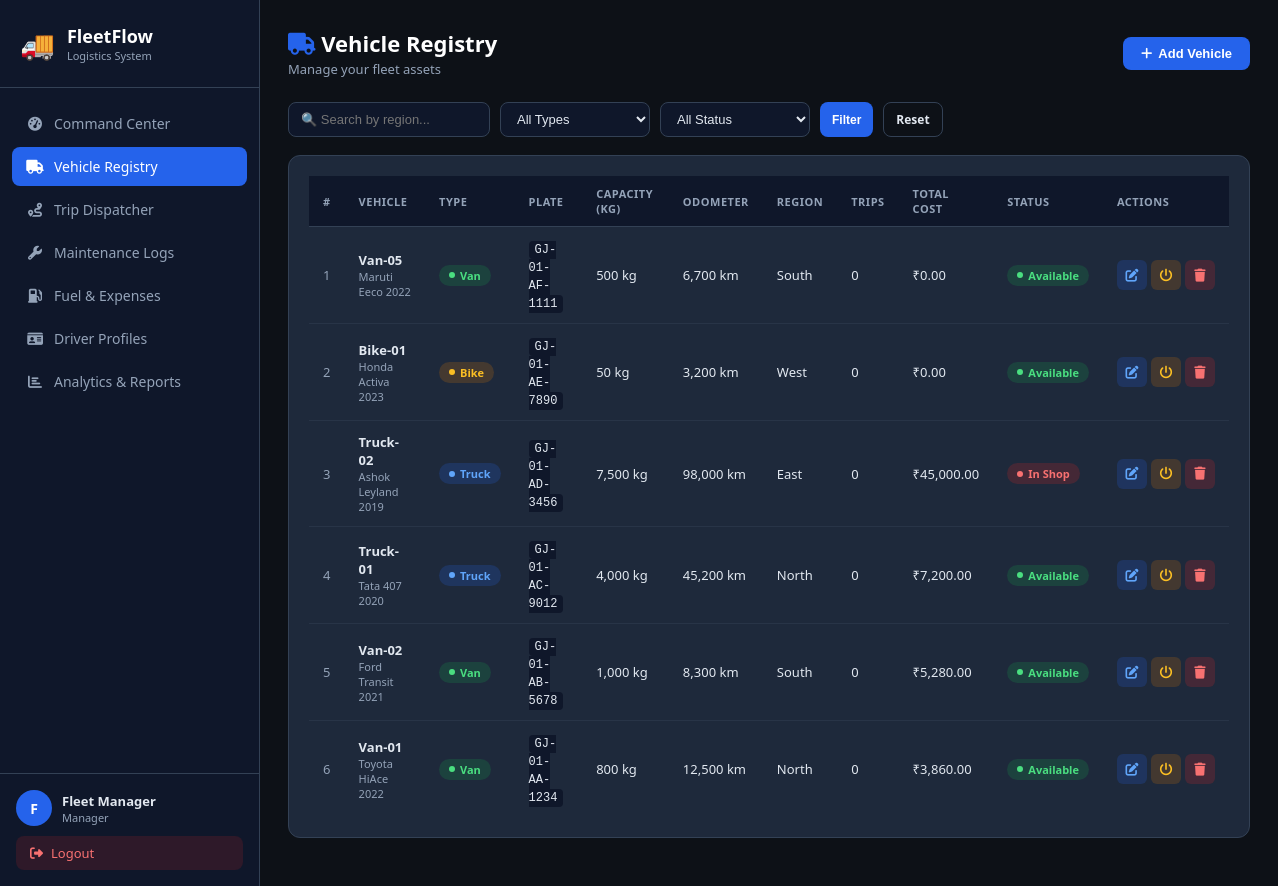
Screenshot of /pages/vehicles.php (signed in) with the database file from the repository.
### tables this page shows
CREATE TABLE IF NOT EXISTS vehicles (
    id INT AUTO_INCREMENT PRIMARY KEY,
    name VARCHAR(100) NOT NULL,
    model VARCHAR(100) NOT NULL,
    license_plate VARCHAR(50) NOT NULL UNIQUE,
    type ENUM('Truck','Van','Bike') NOT NULL DEFAULT 'Van',
    max_capacity DECIMAL(10,2) NOT NULL,
    odometer DECIMAL(10,2) NOT NULL DEFAULT 0,
    acquisition_cost DECIMAL(12,2) NOT NULL DEFAULT 0,
    region VARCHAR(100) NOT NULL DEFAULT '',
    status ENUM('Available','On Trip','In Shop','Retired') NOT NULL DEFAULT 'Available',
    created_at TIMESTAMP DEFAULT CURRENT_TIMESTAMP
);

### pages/vehicles.php (the view, shortened to what this page needs)
<?php
require_once '../includes/config.php';
$where = "WHERE 1=1";
$vehicles = $conn->query("SELECT v.*,
    (SELECT SUM(fl.total_cost) FROM fuel_logs fl WHERE fl.vehicle_id=v.id) as total_fuel,
    (SELECT SUM(ml.cost) FROM maintenance_logs ml WHERE ml.vehicle_id=v.id) as total_maint,
    (SELECT COUNT(*) FROM trips t WHERE t.vehicle_id=v.id AND t.status='Completed') as trips_done
    FROM vehicles v $where ORDER BY v.id DESC");
include '../includes/header.php';
?>
<div class="page-header">
    <div>
        <div class="page-title"><i class="fas fa-truck" style="color:var(--primary)"></i> Vehicle Registry</div>
        <div class="page-subtitle">Manage your fleet assets</div>
    </div>
    <button class="btn btn-primary" onclick="openModal('addModal')">
        <i class="fas fa-plus"></i> Add Vehicle
    </button>
</div>
<div class="filters-bar">
    <form method="GET" style="display:flex;gap:10px;flex-wrap:wrap;width:100%">
        <input type="text" name="region" placeholder="🔍 Search by region..." value="<?= htmlspecialchars($_GET['region'] ?? '') ?>">
        <select name="type">
            <option value="">All Types</option>
        </select>
        <select name="status">
            <option value="">All Status</option>
        </select>
        <button type="submit" class="btn btn-primary btn-sm">Filter</button>
        <a href="vehicles.php" class="btn btn-outline btn-sm">Reset</a>
    </form>
</div>
<div class="card">
    <div class="table-wrap">
        <table>
            <thead>
                <tr>
                    <th>#</th><th>Vehicle</th><th>Type</th><th>Plate</th>
                    <th>Capacity (kg)</th><th>Odometer</th><th>Region</th>
                    <th>Trips</th><th>Total Cost</th><th>Status</th><th>Actions</th>
                </tr>
            </thead>
            <tbody>
            <?php $i=1; while ($v = $vehicles->fetch_assoc()):
                $spill = ['Available'=>'green','On Trip'=>'blue','In Shop'=>'red','Retired'=>'gray'][$v['status']] ?? 'gray';
                $total_cost = ($v['total_fuel'] ?? 0) + ($v['total_maint'] ?? 0);
            ?>
            <tr>
                <td style="color:var(--text-muted)"><?= $i++ ?></td>
                <td>
                    <div style="font-weight:600"><?= htmlspecialchars($v['name']) ?></div>
                    <div style="font-size:11px;color:var(--text-muted)"><?= htmlspecialchars($v['model']) ?></div>
                </td>
                <td><span class="pill pill-<?= $v['type']==='Truck'?'blue':($v['type']==='Van'?'green':'yellow') ?>"><?= $v['type'] ?></span></td>
                <td><code style="background:var(--dark);padding:2px 6px;border-radius:4px;font-size:12px"><?= htmlspecialchars($v['license_plate']) ?></code></td>
                <td><?= number_format($v['max_capacity']) ?> kg</td>
                <td><?= number_format($v['odometer']) ?> km</td>
                <td><?= htmlspecialchars($v['region'] ?: '—') ?></td>
                <td><?= $v['trips_done'] ?></td>
                <td>₹<?= number_format($total_cost, 2) ?></td>
                <td><span class="pill pill-<?= $spill ?>"><?= $v['status'] ?></span></td>
                <td>
                    <div style="display:flex;gap:4px;">
                        <button class="action-btn edit" onclick="editVehicle(<?= htmlspecialchars(json_encode($v)) ?>)" title="Edit"><i class="fas fa-edit"></i></button>
                        <form method="POST" style="display:inline">
                            <button type="submit" class="action-btn view" title="Toggle Retired" style="background:rgba(217,119,6,0.2);color:#fbbf24"><i class="fas fa-power-off"></i></button>
                        </form>
                        <form method="POST" style="display:inline" onsubmit="return confirmDelete()">
                            <button type="submit" class="action-btn delete" title="Delete"><i class="fas fa-trash"></i></button>
                        </form>
                    </div>
                </td>
            </tr>
            <?php endwhile; ?>
            </tbody>
        </table>
    </div>
</div>
<?php include '../includes/footer.php'; ?>

### css/style.css (style rules this page uses)
:root { --primary: #2563eb; --primary-dark: #1d4ed8; --secondary: #7c3aed; --success: #16a34a; --warning: #d97706; --danger: #dc2626; --info: #0891b2; --dark: #0f172a; --dark2: #1e293b; --dark3: #334155; --text: #e2e8f0; --text-muted: #94a3b8; --border: #334155; --card-bg: #1e293b; --sidebar-bg: #0f172a; --body-bg: #0d1117; --input-bg: #0f172a; }
* { margin: 0; padding: 0; box-sizing: border-box; }
body { font-family: 'Segoe UI', system-ui, -apple-system, sans-serif; background: var(--body-bg); color: var(--text); min-height: 100vh; }
.page-header { display: flex; align-items: center; justify-content: space-between; margin-bottom: 24px; }
.page-title { font-size: 22px; font-weight: 700; color: #fff; }
.page-subtitle { font-size: 13px; color: var(--text-muted); margin-top: 2px; }
.card { background: var(--card-bg); border: 1px solid var(--border); border-radius: 12px; padding: 20px; margin-bottom: 20px; }
.table-wrap { overflow-x: auto; }
table { width: 100%; border-collapse: collapse; }
th { background: var(--dark); padding: 10px 14px; text-align: left; font-size: 11px; font-weight: 600; text-transform: uppercase; letter-spacing: 0.5px; color: var(--text-muted); border-bottom: 1px solid var(--border); }
td { padding: 12px 14px; font-size: 13px; border-bottom: 1px solid rgba(51,65,85,0.5); vertical-align: middle; }
tr:last-child td { border-bottom: none; }
.pill { display: inline-flex; align-items: center; gap: 5px; padding: 3px 10px; border-radius: 20px; font-size: 11px; font-weight: 600; }
.pill::before { content: ''; width: 6px; height: 6px; border-radius: 50%; background: currentColor; }
.pill-green { background: rgba(22,163,74,0.2); color: #4ade80; }
.pill-blue { background: rgba(37,99,235,0.2); color: #60a5fa; }
.pill-yellow { background: rgba(217,119,6,0.2); color: #fbbf24; }
.pill-red { background: rgba(220,38,38,0.2); color: #f87171; }
.btn { display: inline-flex; align-items: center; gap: 6px; padding: 9px 18px; border-radius: 8px; font-size: 13px; font-weight: 600; cursor: pointer; border: none; text-decoration: none; transition: all 0.2s; }
.btn-primary { background: var(--primary); color: #fff; }
.btn-outline { background: transparent; border: 1px solid var(--border); color: var(--text); }
.btn-sm { padding: 5px 12px; font-size: 12px; }
input, select, textarea { background: var(--input-bg); border: 1px solid var(--border); border-radius: 8px; padding: 10px 14px; color: var(--text); font-size: 13px; transition: border 0.2s; width: 100%; }
select option { background: var(--dark); }
.filters-bar { display: flex; gap: 12px; align-items: center; margin-bottom: 18px; flex-wrap: wrap; }
.filters-bar input, .filters-bar select { width: auto; min-width: 150px; padding: 8px 12px; }
.action-btn { display: inline-flex; align-items: center; justify-content: center; width: 30px; height: 30px; border-radius: 6px; border: none; cursor: pointer; font-size: 13px; transition: all 0.2s; text-decoration: none; }
.action-btn.edit { background: rgba(37,99,235,0.2); color: #60a5fa; }
.action-btn.delete { background: rgba(220,38,38,0.2); color: #f87171; }
.action-btn.view { background: rgba(22,163,74,0.2); color: #4ade80; }

### rows the page displays
vehicles: name "Van-05", model "Maruti Eeco 2022", type "Van", license_plate "GJ-01-AF-1111", max_capacity "500", odometer "6,700", region "South", trips_done "0", total_cost "0.00", status "Available"
vehicles: name "Bike-01", model "Honda Activa 2023", type "Bike", license_plate "GJ-01-AE-7890", max_capacity "50", odometer "3,200", region "West", trips_done "0", total_cost "0.00", status "Available"
vehicles: name "Truck-02", model "Ashok Leyland 2019", type "Truck", license_plate "GJ-01-AD-3456", max_capacity "7,500", odometer "98,000", region "East", trips_done "0", total_cost "45,000.00", status "In Shop"
vehicles: name "Truck-01", model "Tata 407 2020", type "Truck", license_plate "GJ-01-AC-9012", max_capacity "4,000", odometer "45,200", region "North", trips_done "0", total_cost "7,200.00", status "Available"
vehicles: name "Van-02", model "Ford Transit 2021", type "Van", license_plate "GJ-01-AB-5678", max_capacity "1,000", odometer "8,300", region "South", trips_done "0", total_cost "5,280.00", status "Available"
vehicles: name "Van-01", model "Toyota HiAce 2022", type "Van", license_plate "GJ-01-AA-1234", max_capacity "800", odometer "12,500", region "North", trips_done "0", total_cost "3,860.00", status "Available"

### other values shown
substr($user_name,0,1) "F"
$user_name "Fleet Manager"
str_replace('_',' ',$user_role) "Manager"
